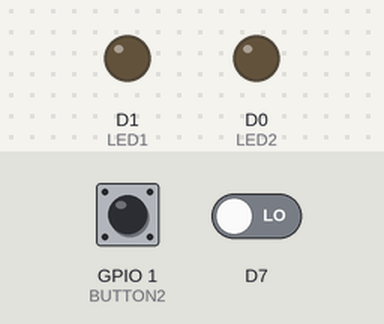
Bench run of a sketch on a simulated ESP8266 (NodeMCU). On the bench: output pins drawn as LEDs (lit = HIGH). Inputs (shaded band) come from the test bench; at power-on: GPIO 1 (BUTTON2) LOW, D7 LOW.

Above: at 1.2 s.
1.3 s: GPIO 1 (BUTTON2) pulled HIGH for 0.15 s
At 1.37 s:
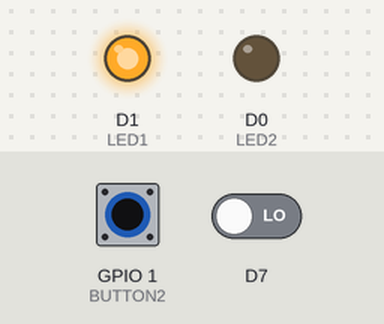
2.9 s: GPIO 1 (BUTTON2) pulled HIGH for 3.2 s
At 7.3 s:
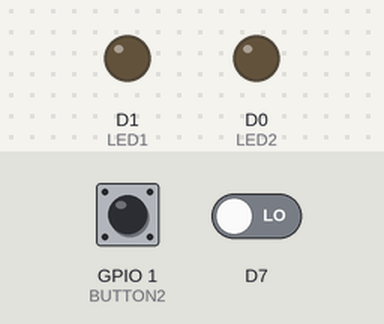
7.6 s: D7 driven HIGH
At 8.4 s:
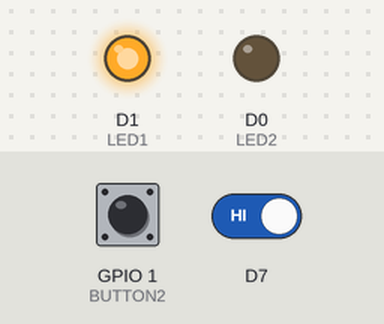
Timing chart, 0 to 10.6 s (numbered marks = the images above; inputs shaded):
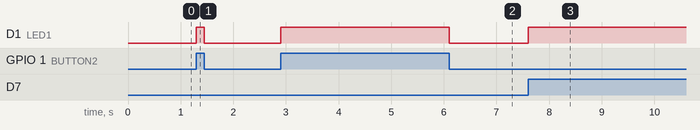

Measured:
- after the input at 1.3 s, D1 (LED1): LOW → HIGH at once, → LOW 0.15 s later
- after the input at 2.9 s, D1 (LED1): LOW → HIGH at once, → LOW 3.2 s later
- after the input at 7.6 s, D1 (LED1): LOW → HIGH at once

The sketch:

DENEYAP_L3_1_7_Buzzer_Led_Button_Ve_Veya.ino
```cpp
/*  HAFTA 3 - UYGULAMA 1.7
 *  KONU: Buzzer led ve-veya uygulamasi, amac ve kosullari iceren kod sagidadir.
 *  Amac: Devrede bulunan 2 adet buzzer ve button ile butonlarin basilma durumlarina gore 2 led yanacak veya sonecektir
 *  Kosullar: 1)Iki butona birden basilirsa her iki led yanacak,
 *            2)Butonlardan herhangi birine birine basilirsa sol led
 *            3)Butonlara basilmazsa ledler sonecektir.
 *  EK: Bu uygulama daha da nasil gelistirilebilinir?
 *      -Sol buton basarsa sol led, sag buton basarsa sag led, basmazsa hicbiri, iki buton basarsa iki led yansin.
 */
const int BUTTON1 = D11;
const int BUTTON2 = D10;
const int LED1 = D1;
const int LED2 = D0;
int BUTTONstate1 = 0;
int BUTTONstate2 = 0;

void setup() {
  pinMode(BUTTON1, INPUT);      //Butonlardan veri okunacagi icin 'INPUT' giris olarak pin modu belirlenir
  pinMode(BUTTON2, INPUT);
  pinMode(LED1, OUTPUT);        //Led'e guc verilecegi icin 'OUTPUT' cikis olarak pin modu belirlenir
  pinMode(LED2, OUTPUT);
}
void loop() {
  BUTTONstate1 = digitalRead(BUTTON1);  //Bu sayede butona basilip basilmadigini anlariz.
  //Bu komut pin den 0 ve 1 degerlerini okur, eger pine guc geliyorsa 1 pine gelen bir guc yok veya gnd bagliysa 0 okunur.
  BUTTONstate2 = digitalRead(BUTTON2);

  if (BUTTONstate1 == HIGH && BUTTONstate2 == HIGH) {     //Iki butona da basilimi?
    digitalWrite(LED1, HIGH);
    digitalWrite(LED2, HIGH);
  }
  if (BUTTONstate1 == HIGH || BUTTONstate2 == HIGH) {     //Button1 veya Button2'ye basilimi?
    digitalWrite(LED1, HIGH);
    digitalWrite(LED2, LOW);
  }
  else {                                                  //Her iki butona'da basili degilse.
    digitalWrite(LED1, LOW);
    digitalWrite(LED2, LOW);
  }
}
```
